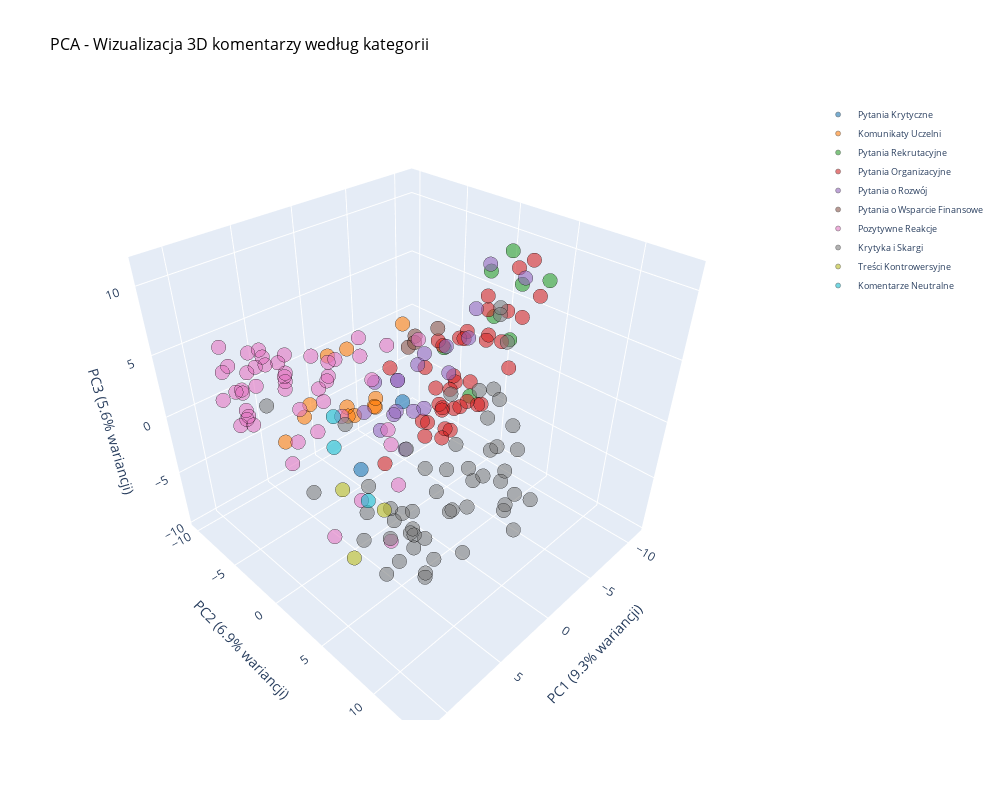

Notebook code cell kept with this figure:
### Markdown cell above
#### 1.3.2.1 Matematyczny opis metody
Proces polega na znalezieniu wartości własnych ($\lambda$) oraz wektorów własnych ($v$) macierzy kowariancji danych $C$:
$$Cv = \lambda v$$

Wartości własne reprezentują ilość wariancji wyjaśnianej przez daną składową. Wektory własne wyznaczają kierunki nowych osi w przestrzeni semantycznej.

### Code cell
# 3.2.1 Analiza Składowych Głównych (PCA) - Wizualizacja
# wizualizacja 3D wyników PCA (interaktywna)
import plotly.graph_objects as go

# kolorowanie według kategorii
kategorie_unique = df['kategoria'].unique()
colors = plt.cm.tab10(np.linspace(0, 1, len(kategorie_unique)))
kategoria_to_color = {kat: colors[i] for i, kat in enumerate(kategorie_unique)}

fig = go.Figure()

for kategoria in kategorie_unique:
    mask = df['kategoria'] == kategoria
    color_rgb = tuple(int(c * 255) for c in kategoria_to_color[kategoria][:3])
    color_str = f'rgb({color_rgb[0]}, {color_rgb[1]}, {color_rgb[2]})'
    
    fig.add_trace(go.Scatter3d(
        x=embeddingi_pca[mask, 0],
        y=embeddingi_pca[mask, 1],
        z=embeddingi_pca[mask, 2],
        mode='markers',
        name=kategoria,
        marker=dict(
            size=5,
            opacity=0.6,
            color=color_str,
            line=dict(width=0.5, color='black')
        )
    ))

fig.update_layout(
    title=dict(
        text='PCA - Wizualizacja 3D komentarzy według kategorii',
        font=dict(size=16, color='black')
    ),
    scene=dict(
        xaxis_title=f'PC1 ({pca.explained_variance_ratio_[0]*100:.1f}% wariancji)',
        yaxis_title=f'PC2 ({pca.explained_variance_ratio_[1]*100:.1f}% wariancji)',
        zaxis_title=f'PC3 ({pca.explained_variance_ratio_[2]*100:.1f}% wariancji)',
        bgcolor='white'
    ),
    width=1000,
    height=800,
    legend=dict(
        x=1.1,
        y=1,
        font=dict(size=9)
    )
)

fig.show()

### Figure 1 — Plotly figure (JSON) as saved in the notebook; plotly's stock layout.template omitted (floating-point values rounded to 4 significant figures)
{"data": [{"marker": {"color": "rgb(31, 119, 180)", "line": {"color": "black", "width": 0.5}, "opacity": 0.6, "size": 5}, "mode": "markers", "name": "Pytania Krytyczne", "type": "scatter3d", "x": [3.635, -3.661], "y": [-0.4916, -3.764], "z": [-3.64, -2.955]}, {"marker": {"color": "rgb(255, 127, 14)", "line": {"color": "black", "width": 0.5}, "opacity": 0.6, "size": 5}, "mode": "markers", "name": "Komunikaty Uczelni", "type": "scatter3d", "x": [2.775, 3.393, -1.912, -0.6916, -0.01697, 3.288, -1.416, 0.9305, 2.452, -3.213, 6.211, 4.145], "y": [0.3931, -7.11, -5.031, -3.761, -6.195, -6.41, -7.527, -6.933, -3.056, -3.189, -5.71, -0.2418], "z": [2.491, -2.545, -3.229, -1.922, -2.855, -1.117, 1.212, 1.848, -0.871, 4.37, -2.617, 1.465]}, {"marker": {"color": "rgb(44, 160, 44)", "line": {"color": "black", "width": 0.5}, "opacity": 0.6, "size": 5}, "mode": "markers", "name": "Pytania Rekrutacyjne", "type": "scatter3d", "x": [-6.159, -5.634, -9.483, -9.676, -7.46, -11.16, -8.506, -9.522], "y": [3.974, 5.309, 4.764, 1.658, -0.1023, -1.163, -3.923, -0.389], "z": [11.27, 9.576, 8.349, 2.405, -2.477, 2.737, -0.1313, 7.359]}, {"marker": {"color": "rgb(214, 39, 40)", "line": {"color": "black", "width": 0.5}, "opacity": 0.6, "size": 5}, "mode": "markers", "name": "Pytania Organizacyjne", "type": "scatter3d", "x": [-5.689, -1.915, -1.921, -8.693, -6.713, -6.642, -8.244, -5.11, -0.8071, 0.3607, -4.312, -5.108, -8.714, -9.581, -2.299, -5.698, -4.614, -2.637, -4.64, -5.035, -3.089, -2.614, -7.927, -5.168, -9.081, -0.1973, -6.366, -6.616, -10.41, -6.936, -3.483, -3.831, -5.802, -7.071, -5.606, -8.628, -8.548, -8.982], "y": [-7.327, 0.6661, 5.664, -1.17, -2.403, -4.215, 4.196, 0.9621, -2.876, 5.223, 1.085, -2.985, -4.775, -0.5149, 5.495, -1.404, 6.278, 1.453, -2.23, -0.4266, 6.246, 3.479, 2.244, 0.00203, 2.419, 4.577, -2.752, 6.095, -3.491, 1.156, 0.6733, 1.772, -1.831, -0.0192, 4.812, 0.1792, -3.168, -0.1596], "z": [-2.291, -1.779, 9.27, -2.199, 1.45, -1.292, 10.05, -1.797, -7.059, 4.907, -1.509, -5.179, 0.08817, 1.519, 7.306, -3.593, 7.965, -3.149, -6.06, -4.558, 8.961, 6.639, 3.199, -4.54, 8.666, 4.812, -2.448, 8.663, 0.113, -2.421, -1.224, 4.959, -3.293, -2.757, 3.117, 5.886, -3.813, -4.03]}, {"marker": {"color": "rgb(148, 103, 189)", "line": {"color": "black", "width": 0.5}, "opacity": 0.6, "size": 5}, "mode": "markers", "name": "Pytania o Rozwój", "type": "scatter3d", "x": [-9.158, -4.906, -9.336, -4.982, -4.525, -2.744, -1.232, -3.867, -5.888, -9.0, -6.287, -9.579, -4.906, -1.098, -3.574, -7.411, -3.202, -2.295], "y": [-4.28, -5.607, -6.929, -3.877, 2.54, 1.858, -1.923, -7.224, -4.3, 3.07, -3.963, -2.301, -5.607, -5.451, -3.412, 1.211, -4.302, -4.964], "z": [-0.4152, -2.364, -2.301, -4.578, 7.234, 2.679, -1.74, -2.815, -0.7222, 8.138, -4.973, 1.001, -2.364, -3.541, -7.45, 9.087, -4.234, -5.662]}, {"marker": {"color": "rgb(140, 86, 75)", "line": {"color": "black", "width": 0.5}, "opacity": 0.6, "size": 5}, "mode": "markers", "name": "Pytania o Wsparcie Finansowe", "type": "scatter3d", "x": [-8.22, -10.24, -7.769, -6.475], "y": [-6.938, -6.27, -6.544, -5.964], "z": [-0.146, 0.05708, -0.42, -0.08034]}, {"marker": {"color": "rgb(227, 119, 194)", "line": {"color": "black", "width": 0.5}, "opacity": 0.6, "size": 5}, "mode": "markers", "name": "Pozytywne Reakcje", "type": "scatter3d", "x": [2.021, 9.064, 7.985, 8.017, 5.35, 4.077, 6.087, 7.914, 9.058, 11.42, 9.429, 7.404, 8.194, 5.404, -0.1991, 1.32, 9.309, -1.468, -0.1598, 1.896, 0.3501, 0.03709, 0.1935, -1.404, -0.1003, -1.366, 5.02, 1.869, 6.586, 5.9, 1.42, 2.719, 9.642, -1.21, 10.0, 10.51, 11.33, 8.545, 10.19, 9.393, 9.661, 11.53, 5.812, 10.57, 9.55, 5.614, 11.21, 10.57], "y": [0.69, 0.7105, -1.473, -2.643, -6.008, -4.622, -7.494, -4.297, 3.074, -1.444, -3.634, 0.0143, -4.375, -6.087, -0.7131, -5.219, 6.258, -10.19, 1.45, -6.574, -9.171, -1.194, -7.01, -4.727, -4.437, -2.915, 4.0, -5.675, -8.003, -5.431, -6.595, -9.844, -4.607, -5.827, -3.08, -4.334, 2.743, -5.761, -6.281, -4.949, -6.644, -0.9826, -9.055, -5.036, -5.697, -5.746, -2.586, -3.023], "z": [-0.3444, 4.89, 0.6638, 6.217, 2.755, -2.242, 3.728, 5.293, -3.933, 4.258, 7.099, 7.571, 6.482, 2.449, -7.564, -2.574, 1.37, -2.487, 6.202, -1.593, -2.393, -3.767, 1.198, -0.2944, 2.464, 3.479, -6.561, 2.272, 1.315, 1.958, 0.03827, 1.467, 3.803, 2.966, 6.185, 6.318, 3.237, 0.1044, 2.692, 2.149, 6.342, 4.781, 2.092, 5.585, 0.6026, 2.298, 5.583, 5.225]}, {"marker": {"color": "rgb(127, 127, 127)", "line": {"color": "black", "width": 0.5}, "opacity": 0.6, "size": 5}, "mode": "markers", "name": "Krytyka i Skargi", "type": "scatter3d", "x": [7.218, 3.424, 2.626, 7.351, 7.071, 7.172, 10.31, 1.411, 5.17, -1.1, 1.98, -2.426, 1.569, -5.67, 7.575, 1.457, 4.701, 3.733, 5.776, -2.082, -0.9392, -3.536, -3.329, 3.096, 5.539, -7.003, -1.022, 4.016, 4.104, -2.282, 2.751, 5.641, 5.678, 6.112, -2.996, -0.1714, 4.02, -4.784, -5.867, 0.5629, -1.645, 3.292, 4.135, -4.734, 1.684, 5.719, -2.997, -0.5478, 2.638, -0.01992, -1.124, -4.159], "y": [4.217, 2.169, -3.224, -5.723, 3.577, 5.84, 3.072, 7.398, 13.29, 9.507, 2.432, 7.581, 2.586, 3.695, 7.117, 6.324, 6.961, 8.423, 7.002, 6.913, 3.729, 4.906, 4.079, 6.355, 5.341, 3.458, 5.561, 6.21, 5.182, 8.01, 5.022, 2.623, 5.85, 8.362, 1.706, 11.39, 4.869, 6.796, 1.475, -0.8513, 7.881, 10.64, 7.221, 3.893, 6.289, 6.909, 6.319, 6.444, 12.3, 9.604, 7.219, 4.763], "z": [-2.314, -8.726, -1.614, 1.121, -5.32, -6.755, 0.618, -7.821, 2.49, -2.66, -1.08, -2.588, -6.982, 7.311, -0.8153, -4.465, -8.093, 3.581, -3.342, 3.209, 2.655, -0.03197, -6.123, -1.782, -7.148, 4.033, -6.315, 0.6242, -5.213, 1.58, -7.182, -2.056, -2.311, -5.512, -6.267, -1.348, -5.87, -2.475, -7.941, -9.624, -2.853, 4.147, -6.582, -6.62, -4.509, -4.597, -1.486, 4.423, -1.4, -2.827, 9.829, 2.029]}, {"marker": {"color": "rgb(188, 189, 34)", "line": {"color": "black", "width": 0.5}, "opacity": 0.6, "size": 5}, "mode": "markers", "name": "Treści Kontrowersyjne", "type": "scatter3d", "x": [6.709, 7.533, 2.492], "y": [1.96, 2.276, 0.5634], "z": [-8.465, -1.396, -7.589]}, {"marker": {"color": "rgb(23, 190, 207)", "line": {"color": "black", "width": 0.5}, "opacity": 0.6, "size": 5}, "mode": "markers", "name": "Komentarze Neutralne", "type": "scatter3d", "x": [6.075, 6.674, 1.869], "y": [3.032, 0.586, -5.553], "z": [-2.786, 0.639, -2.486]}], "layout": {"height": 800, "legend": {"font": {"size": 9}, "x": 1.1, "y": 1}, "scene": {"bgcolor": "white", "xaxis": {"title": {"text": "PC1 (9.3% wariancji)"}}, "yaxis": {"title": {"text": "PC2 (6.9% wariancji)"}}, "zaxis": {"title": {"text": "PC3 (5.6% wariancji)"}}}, "title": {"font": {"color": "black", "size": 16}, "text": "PCA - Wizualizacja 3D komentarzy według kategorii"}, "width": 1000}}
